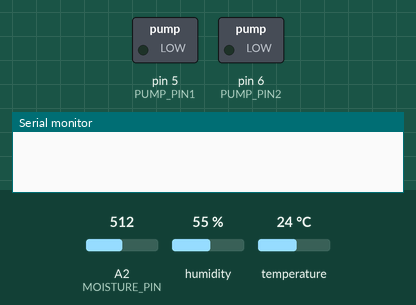
This program was run on a simulated Arduino Leonardo, built with avr-gcc and run on an emulated ATmega32U4. Shown: switched loads named in the program (green lamp = pin HIGH), the last lines printed to the serial monitor. Inputs (shaded band) come from the test bench; at power-on: A2 (MOISTURE_PIN) = 512, humidity 55 %, temperature 24 °C.

Above: at 1.0 s.
At 13.5 s:
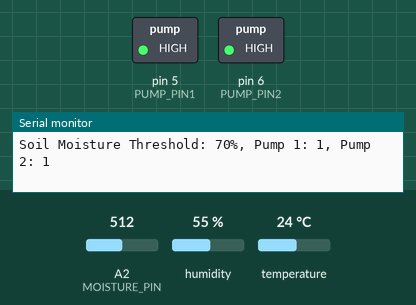
Timing chart, 0 to 14.3 s (numbered marks = the images above):
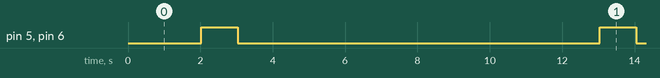

Measured:
- by itself, pin 5 (PUMP_PIN1), pin 6 (PUMP_PIN2): alternates HIGH for 1.0 s and LOW for 10.0 s

The program:

main.cpp
```cpp
#include <Arduino.h>
#include <Adafruit_Sensor.h>
#include <DHT.h>
// #include <unity.h> // Include the Unity testing framework

#define MOISTURE_PIN A2 // soil Moisture sensor
#define DHT11_PIN 9     // DHT11

// Define the pump control pins
#define PUMP_PIN1 5
#define PUMP_PIN2 6

float airHumidity;    // environment humidity
float airTemperature; // environment temperature
int soilMoisture;     // soil moisture

// Define the soil moisture threshold between 0-100 below which the pump turns on
#define SOIL_MOISTURE_THRESHOLD 70

// Define the pump on and off times (in milliseconds)
#define PUMP_ON_TIME 1000
#define PUMP_OFF_TIME 10000

DHT dht(DHT11_PIN, DHT11); // Initialize DHT sensor

void setup()
{
  Serial.begin(9600);
  dht.begin(); // Initialize the DHT sensor to read data

  // Initialize the pump control pins to send data
  pinMode(PUMP_PIN1, OUTPUT);
  pinMode(PUMP_PIN2, OUTPUT);

  digitalWrite(PUMP_PIN1, LOW);
  digitalWrite(PUMP_PIN2, LOW);
}

void printSensorData()
{
  Serial.print("Air Humidity: ");
  Serial.print(airHumidity);
  Serial.print("%, Air Temperature: ");
  Serial.print(airTemperature);
  Serial.print("°C, Soil Moisture: ");
  Serial.print(soilMoisture);
  Serial.println("%, ");
  Serial.print("Soil Moisture Threshold: ");
  Serial.print(SOIL_MOISTURE_THRESHOLD);
  Serial.print("%, Pump 1: ");
  Serial.print(digitalRead(PUMP_PIN1));
  Serial.print(", Pump 2: ");
  Serial.println(digitalRead(PUMP_PIN2));
}

void pump_on()
{
  digitalWrite(PUMP_PIN1, HIGH);
  digitalWrite(PUMP_PIN2, HIGH);

  // Print the variables while the pump is on
  printSensorData();

  delay(PUMP_ON_TIME);
}

void pump_off()
{
  digitalWrite(PUMP_PIN1, LOW);
  digitalWrite(PUMP_PIN2, LOW);
  // Print the variables while the pump is off
  printSensorData();

  delay(PUMP_OFF_TIME);
}

/*
// Declare the test functions
void test_pump_on();
void test_pump_off();

int main(int argc, char **argv)
{
  UNITY_BEGIN();
  RUN_TEST(test_pump_on);
  RUN_TEST(test_pump_off);
  UNITY_END();

  return 0;
}

*/

void loop()
{
  delay(2000); // Wait for 2 seconds between measurements

  airHumidity = dht.readHumidity();
  airTemperature = dht.readTemperature();
  soilMoisture = map(analogRead(MOISTURE_PIN), 0, 1023, 0, 100);

  // Check if any reads failed and exit early (to try again).
  if (isnan(airHumidity) || isnan(airTemperature) || isnan(soilMoisture))
  {
    Serial.println("Failed to read from DHT sensor!");
    return;
  }

  printSensorData();

  // Check if the soil moisture is below the threshold
  while (soilMoisture < SOIL_MOISTURE_THRESHOLD)
  {
    // Turn on the pump for PUMP_ON_TIME seconds
    pump_on();

    // Wait for 2 seconds
    // delay(PUMP_DELAY_TIME);

    // Turn off the pump for PUMP_OFF_TIME seconds
    pump_off();

    // Update the soil moisture reading
    soilMoisture = map(analogRead(MOISTURE_PIN), 0, 1023, 0, 100);
    printSensorData();
  }

  delay(1000);
}
```
